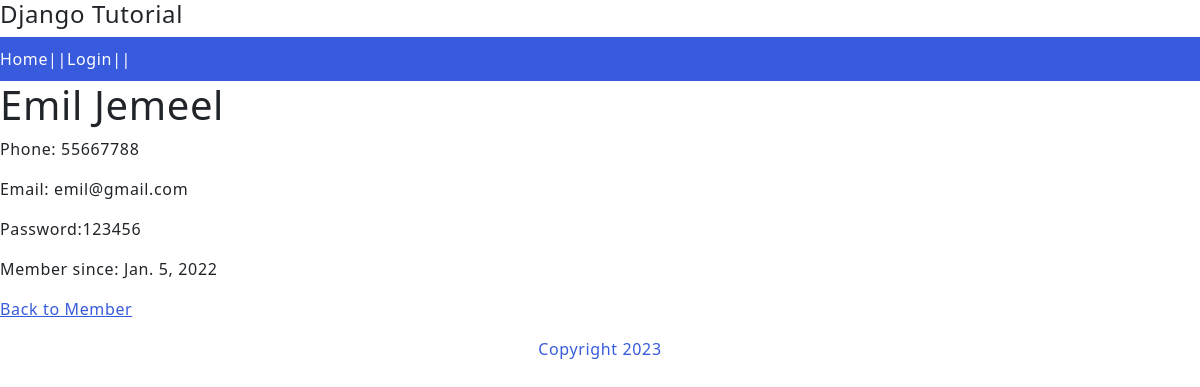
Screenshot of /members/details/1/ with the database file from the repository.
### members/models.py (models this page shows, shortened)
class Member(models.Model):
    firstname = models.CharField(max_length=255)
    lastname = models.CharField(max_length=255)
    phone = models.IntegerField(null=True)
    joined_date = models.DateField(null=True)
    email = models.CharField(max_length=225, null=True)
    password = models.CharField(max_length=225, null=True)
    pic = models.CharField(max_length=225, null=True)

### members/views.py (the view)
# urls.py: path('members/details/<int:id>/', views.details, name='details'),
def details(request, id):
    mymember = Member.objects.get(id=id)
    template = loader.get_template('detail.html')
    context = {'mymember': mymember}
    return HttpResponse(template.render(context, request))

### members/templates/detail.html (shortened to what this page needs)
{% extends 'base.html' %}
{% block content %}
        <h1>{{mymember.firstname}} {{mymember.lastname}}</h1>
        <p>Phone: {{mymember.phone}}</p>
        <p>Email: {{mymember.email}}</p>
        <p>Password:{{mymember.password}}</p>
        <p>Member since: {{mymember.joined_date}}</p>
        <p><a href="/members">Back to Member</a></p>
{% endblock %}

### mystaticfiles/mycss.css (style rules this page uses)
body { margin: 0; font: 600 18px 'source Sans Pro', sans-serif; letter-spacing: 0.64px; color: #585d74; }
a:link, a:visited { color: #375BDC; }

### rows the page displays
Member: firstname "Emil", lastname "Jemeel", phone "55667788", email "emil@gmail.com", password "123456", joined_date "Jan. 5, 2022"
